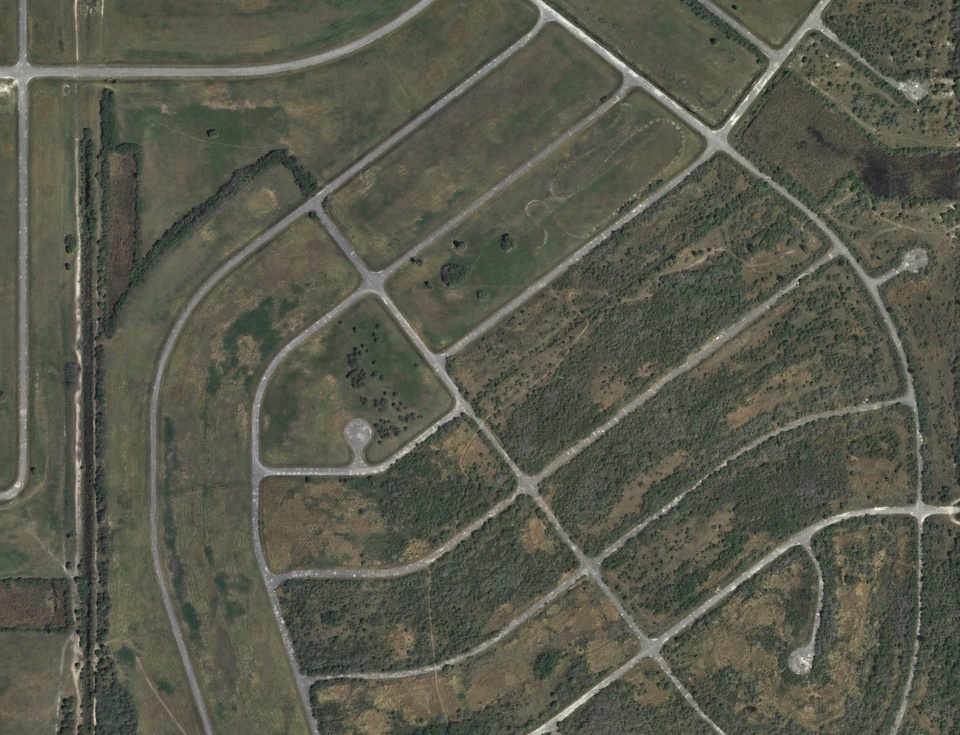
#> input picture Data/NewLSTemplates/newLS_drone_highQ.jpg, 960 x 735 px, shrunk from 2826 x 2164 before the run
$ jupyter execute --allow-errors '(Alvaro)MultiTemplate-ImgAug.ipynb'   (shell and % lines are left out)
#> lines starting #> are read from the running program, lines starting #| are printed output that depends on the picture
# TEMPLATE MATCHING IMAGE AUGMENTATION

[cell 1]
# 1st import the package and check its version
import mtm
print("mtm version : ", mtm.__version__)

from mtm import matchTemplates
from mtm.detection import plotDetections

from skimage import io
import matplotlib.pyplot as plt
import numpy as np
import cv2 as cv

[cell 2]
test_image='NewLSTemplates/newLS_drone_highQ.jpg'
image = cv.imread('../../Data/'+test_image,0)
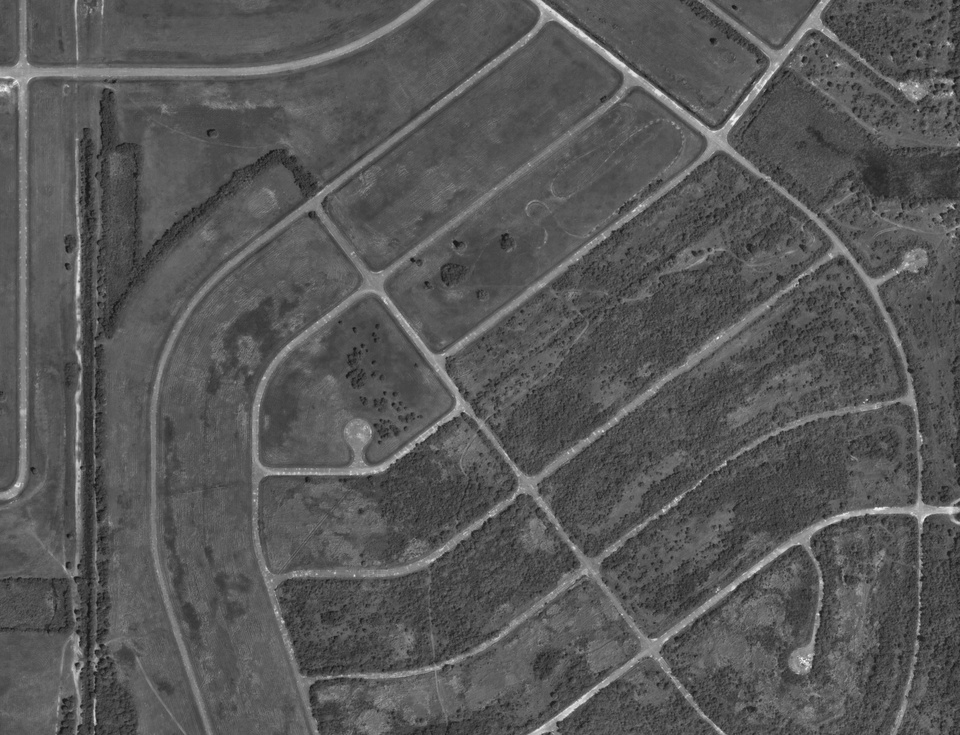
#> image: shape (735, 960); min 13, max 252, mean 87.6
plt.axis("off")
plt.imshow(image, cmap="gray")

[cell 3]
template_image1='NewLSTemplates/newLS_sat_dot7_lowQ.jpg'
template_image2='NewLSTemplates/newLS_sat_dot6_lowQ.jpg'
template_image3='NewLSTemplates/newLS_sat_dot4_lowQ.jpg'
temp0 = cv.imread('../../Data/'+template_image1,0)
temp1=cv.imread('../../Data/'+template_image2,0)
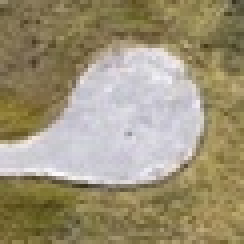
#> input picture Data/NewLSTemplates/newLS_sat_dot6_lowQ.jpg, 61 x 61 px, shrunk from 181 x 180 before the run (shown 4 times larger)
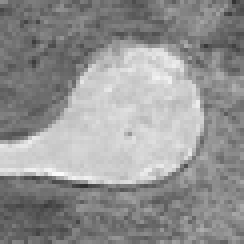
#> temp1: shape (61, 61) (shown 4 times larger); min 47, max 251, mean 146.7
temp2=cv.imread('../../Data/'+template_image3,0)
plt.axis("off")
#> (the rest of this cell did not finish here and is left out)
